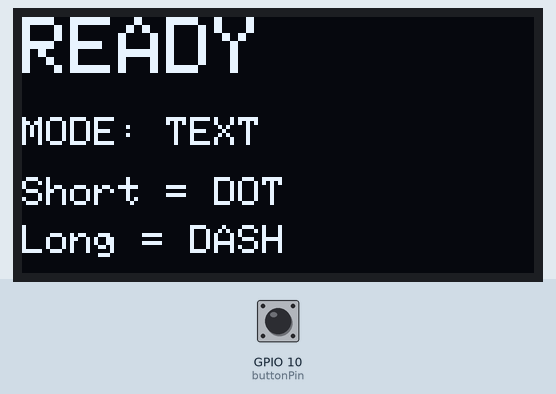
A sketch run on a simulated ESP32-S3. Shown: 128×64 one-colour display. The test bench sets the inputs (shaded band); at power-on: GPIO 10 (buttonPin) HIGH. WiFi joins after 1.5 s; servers stay silent unless stated; what the sketch prints to the serial monitor is not drawn.

Above: at 2.3 s.
2.4 s: GPIO 10 (buttonPin) pulled LOW for 0.15 s
At 3.9 s:
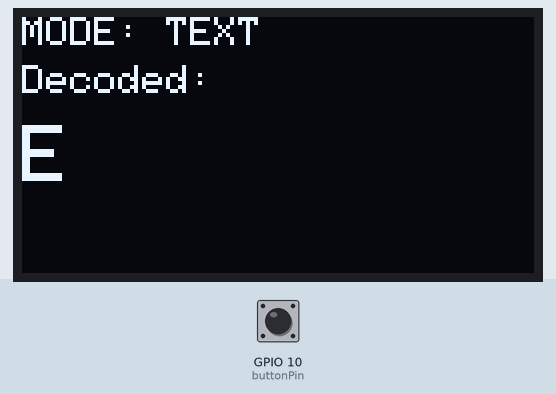
5.0 s: GPIO 10 (buttonPin) pulled LOW for 1 s
At 8.2 s:
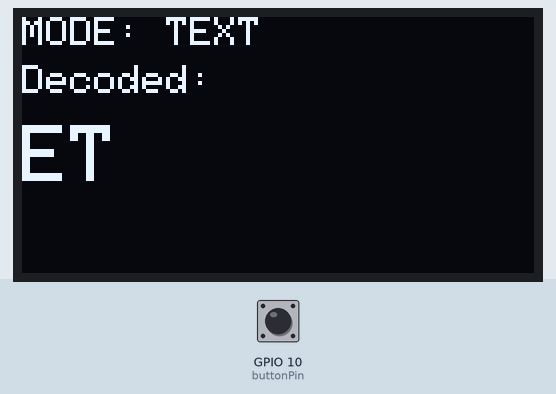
8.5 s: GPIO 10 (buttonPin) pulled LOW for 3.2 s
At 13.8 s:
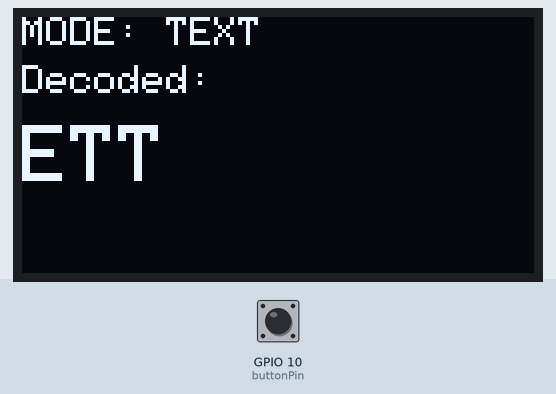
14.2 s: GPIO 10 (buttonPin) pulled LOW for 0.15 s
At 15.1 s:
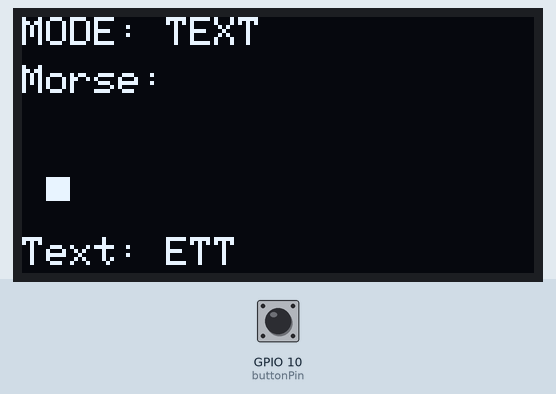
16.8 s: GPIO 10 (buttonPin) pulled LOW for 0.15 s
At 18.4 s:
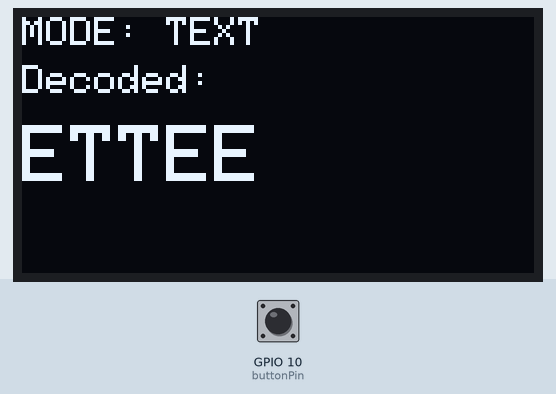
19.4 s: GPIO 10 (buttonPin) pulled LOW for 1 s
At 20.8 s:
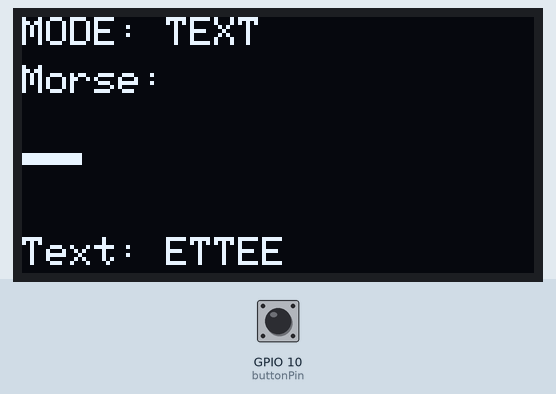
Timing chart, 0 to 22.4 s (numbered marks = the images above; inputs shaded):
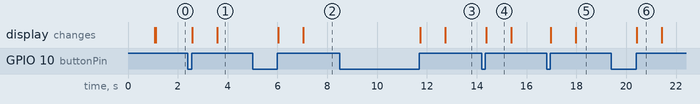

Measured:
- after the input at 2.4 s, the display: first changes after 0.18 s (image 1 shows a later state)
- after the input at 5.0 s, the display: first changes after 1.0 s (image 2 shows a later state)
- after the input at 8.5 s, the display: first changes after 3.2 s (image 3 shows a later state)
- after the input at 14.2 s, the display: changes after 0.18 s (image 4)
- after the input at 16.8 s, the display: first changes after 0.18 s (image 5 shows a later state)
- after the input at 19.4 s, the display: changes after 1.0 s (image 6)
- what the display in image 4 shows lasts 1.0 s, from 14.4 s to 15.4 s

The sketch:

morse.ino
```cpp
#include <Wire.h>
#include <Adafruit_GFX.h>
#include <Adafruit_SSD1306.h>
#include <WiFi.h>

#define SCREEN_WIDTH 128
#define SCREEN_HEIGHT 64
#define OLED_RESET -1
#define OLED_ADDRESS 0x3C

#define SDA_PIN 5
#define SCL_PIN 4

Adafruit_SSD1306 display(
  SCREEN_WIDTH,
  SCREEN_HEIGHT,
  &Wire,
  OLED_RESET
);

const int buttonPin = 10;

unsigned long pressStart = 0;
unsigned long pressDuration = 0;
unsigned long lastSignalTime = 0;

const unsigned long MODE_HOLD_TIME = 10000;

enum DecodeMode {
  TEXT_MODE,
  LETTER_MODE
};

DecodeMode mode = TEXT_MODE;

String morseSymbol = "";
String decodedText = "";

struct MorseMap {
  const char* code;
  char letter;
};

MorseMap morseTable[] = {
  {".-", 'A'}, {"-...", 'B'}, {"-.-.", 'C'}, {"-..", 'D'}, {".", 'E'},
  {"..-.", 'F'}, {"--.", 'G'}, {"....", 'H'}, {"..", 'I'}, {".---", 'J'},
  {"-.-", 'K'}, {".-..", 'L'}, {"--", 'M'}, {"-.", 'N'}, {"---", 'O'},
  {".--.", 'P'}, {"--.-", 'Q'}, {".-.", 'R'}, {"...", 'S'}, {"-", 'T'},
  {"..-", 'U'}, {"...-", 'V'}, {".--", 'W'}, {"-..-", 'X'}, {"-.--", 'Y'},
  {"--..", 'Z'},

  {"-----", '0'}, {".----", '1'}, {"..---", '2'}, {"...--", '3'},
  {"....-", '4'}, {".....", '5'}, {"-....", '6'}, {"--...", '7'},
  {"---..", '8'}, {"----.", '9'}
};

const int morseTableSize =
  sizeof(morseTable) / sizeof(MorseMap);

const char* ssid1 = "FIRSTWIFI";
const char* password1 = "FIRSTWIFIPASSWORD";

const char* ssid2 = "SECONDWIFI";
const char* password2 = "SECONDWIFIPASSWORD";

WiFiServer server(80);

int currentWiFi = 0;

unsigned long lastWiFiAttempt = 0;

const unsigned long WIFI_RETRY_INTERVAL = 15000;

void setup() {

  Serial.begin(115200);

  pinMode(buttonPin, INPUT_PULLUP);

  Wire.begin(SDA_PIN, SCL_PIN);

  if (!display.begin(
        SSD1306_SWITCHCAPVCC,
        OLED_ADDRESS
      )) {

    Serial.println("OLED not found!");

    while (true) {
      delay(1000);
    }
  }

  display.clearDisplay();
  display.setTextColor(SSD1306_WHITE);

  display.setTextSize(2);
  display.setCursor(0, 0);
  display.println("MORSE");

  display.setTextSize(1);
  display.setCursor(0, 25);
  display.println("Starting...");

  display.display();

  delay(1000);

  WiFi.mode(WIFI_STA);

  startWiFi();

  server.begin();

  displayReady();
}

void loop() {

  unsigned long currentTime = millis();

  handleWiFi();

  handleWiFiClients();

  int buttonState = digitalRead(buttonPin);

  // Button pressed
  if (
    buttonState == LOW &&
    pressStart == 0
  ) {

    pressStart = currentTime;

    Serial.println("Button pressed");
  }

  if (
    buttonState == LOW &&
    pressStart != 0 &&
    (currentTime - pressStart >= MODE_HOLD_TIME)
  ) {

    if (mode == TEXT_MODE) {
      mode = LETTER_MODE;
      Serial.println("MODE: LETTER");
    }

    else {
      mode = TEXT_MODE;
      Serial.println("MODE: TEXT");
    }

    pressStart = 0;

    morseSymbol = "";

    displayModeChanged();

    while (digitalRead(buttonPin) == LOW) {
      delay(10);
    }

    lastSignalTime = millis();

    return;
  }

  if (
    buttonState == HIGH &&
    pressStart != 0
  ) {

    pressDuration = currentTime - pressStart;

    pressStart = 0;

    if (pressDuration < 300) {

      morseSymbol += ".";

      Serial.println("DOT");
    }

    else {

      morseSymbol += "-";

      Serial.println("DASH");
    }

    lastSignalTime = currentTime;

    displayMorse();
  }

  if (
    morseSymbol.length() > 0 &&
    pressStart == 0 &&
    (currentTime - lastSignalTime) > 1000
  ) {

    char decodedChar =
      decodeMorse(morseSymbol);

    if (mode == LETTER_MODE) {

      decodedText += decodedChar;

      Serial.print("Letter: ");
      Serial.println(decodedChar);

      morseSymbol = "";

      displayLetter(decodedChar);
    }

    else {

      decodedText += decodedChar;

      Serial.print("Decoded: ");
      Serial.println(decodedText);

      morseSymbol = "";

      displayText();
    }
  }
}


void startWiFi() {

  Serial.println();
  Serial.println("Starting Wi-Fi...");

  currentWiFi = 1;

  WiFi.begin(ssid1, password1);

  Serial.print("Trying: ");
  Serial.println(ssid1);

  lastWiFiAttempt = millis();

  display.clearDisplay();

  display.setTextSize(1);
  display.setCursor(0, 0);
  display.println("Morse Decoder");
  display.println();
  display.println("WiFi starting...");
  display.display();
}

void handleWiFi() {

  if (WiFi.status() == WL_CONNECTED) {
    return;
  }

  unsigned long currentTime = millis();

  // Don't retry constantly
  if (
    currentTime - lastWiFiAttempt <
    WIFI_RETRY_INTERVAL
  ) {
    return;
  }

  lastWiFiAttempt = currentTime;

  if (currentWiFi == 1) {

    Serial.println();
    Serial.println("First Wi-Fi failed.");
    Serial.println("Trying second Wi-Fi...");

    WiFi.disconnect();

    delay(100);

    currentWiFi = 2;

    WiFi.begin(ssid2, password2);

    Serial.print("Trying: ");
    Serial.println(ssid2);
  }

  else {

    Serial.println();
    Serial.println("Second Wi-Fi failed.");
    Serial.println("Trying first Wi-Fi again...");

    WiFi.disconnect();

    delay(100);

    currentWiFi = 1;

    WiFi.begin(ssid1, password1);

    Serial.print("Trying: ");
    Serial.println(ssid1);
  }
}

char decodeMorse(String symbol) {

  for (
    int i = 0;
    i < morseTableSize;
    i++
  ) {

    if (
      symbol ==
      morseTable[i].code
    ) {

      return morseTable[i].letter;
    }
  }

  return '?';
}

void displayReady() {

  display.clearDisplay();

  display.setTextColor(SSD1306_WHITE);

  display.setTextSize(2);
  display.setCursor(0, 0);
  display.println("READY");

  display.setTextSize(1);

  display.setCursor(0, 25);

  if (mode == TEXT_MODE) {
    display.println("MODE: TEXT");
  }

  else {
    display.println("MODE: LETTER");
  }

  display.setCursor(0, 40);
  display.println("Short = DOT");

  display.setCursor(0, 52);
  display.println("Long = DASH");

  display.display();
}

void displayMorse() {

  display.clearDisplay();

  display.setTextColor(SSD1306_WHITE);

  display.setTextSize(1);

  display.setCursor(0, 0);

  if (mode == TEXT_MODE) {
    display.println("MODE: TEXT");
  }

  else {
    display.println("MODE: LETTER");
  }

  display.setCursor(0, 12);
  display.println("Morse:");

  display.setTextSize(3);

  display.setCursor(0, 25);
  display.println(morseSymbol);

  display.setTextSize(1);

  display.setCursor(0, 55);

  display.print("Text: ");

  int len = decodedText.length();

  if (len > 14) {
    display.println(
      decodedText.substring(len - 14)
    );
  }

  else {
    display.println(decodedText);
  }

  display.display();
}

void displayLetter(char letter) {

  display.clearDisplay();

  display.setTextColor(SSD1306_WHITE);

  display.setTextSize(1);

  display.setCursor(0, 0);
  display.println("MODE: LETTER");

  display.setCursor(0, 12);
  display.println("Decoded:");

  display.setTextSize(4);

  display.setCursor(50, 22);
  display.println(letter);

  display.display();
}

void displayText() {

  display.clearDisplay();

  display.setTextColor(SSD1306_WHITE);

  display.setTextSize(1);

  display.setCursor(0, 0);

  if (mode == TEXT_MODE) {
    display.println("MODE: TEXT");
  }

  else {
    display.println("MODE: LETTER");
  }

  display.setCursor(0, 12);
  display.println("Decoded:");

  display.setTextSize(2);

  display.setCursor(0, 27);

  int len = decodedText.length();

  if (len > 10) {

    display.println(
      decodedText.substring(len - 10)
    );
  }

  else {

    display.println(decodedText);
  }

  display.display();
}

void displayModeChanged() {

  display.clearDisplay();

  display.setTextColor(SSD1306_WHITE);

  display.setTextSize(1);

  display.setCursor(0, 0);
  display.println("MODE CHANGED");

  display.setTextSize(2);

  display.setCursor(0, 22);

  if (mode == LETTER_MODE) {
    display.println("LETTER");
  }

  else {
    display.println("TEXT");
  }

  display.display();

  delay(1200);

  displayReady();
}

void handleWiFiClients() {

  WiFiClient client =
    server.available();

  if (!client) {
    return;
  }

  Serial.println("Client connected");

  unsigned long timeout =
    millis();

  while (
    !client.available() &&
    millis() - timeout < 1000
  ) {

    delay(1);
  }

  while (client.available()) {
    client.read();
  }

  String response =
    "HTTP/1.1 200 OK\r\n"
    "Content-Type: text/plain\r\n"
    "Access-Control-Allow-Origin: *\r\n"
    "Connection: close\r\n"
    "\r\n";

  response += decodedText;
  response += "\r\n";

  client.print(response);

  delay(1);

  client.stop();

  Serial.println("Client disconnected");
}
```
